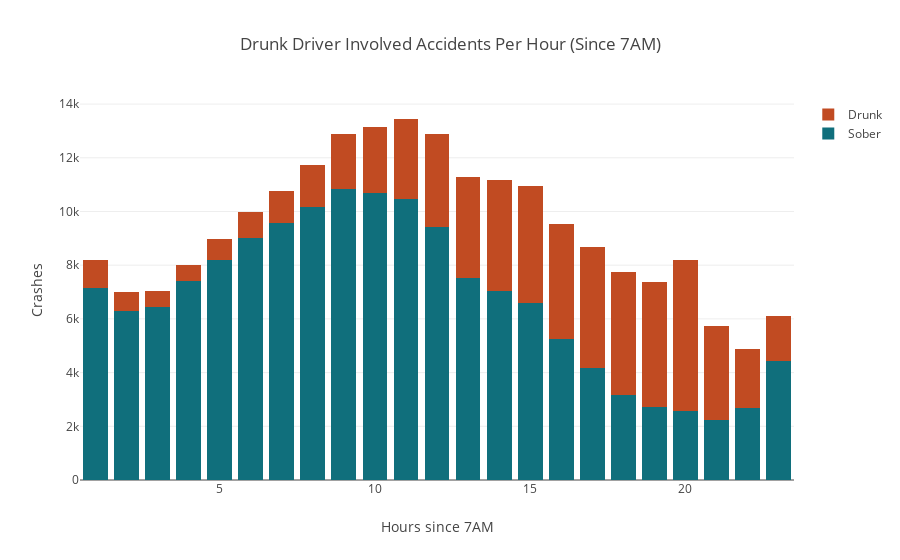

The notebook cell saved with this chart:
### Code cell
drunk_data = [dict(Counter([  int(n) for n in df[df.DRUNK_INV == True].corrected_HOUR if n >= 0  ])).get(x) for x in range(0,25)]
sober_data = [dict(Counter([  int(n) for n in df[df.DRUNK_INV == False].corrected_HOUR if n >= 0  ] )).get(x) for x in range(0,25)]

drunk = go.Bar(
    x=list(range(1,24)),
    y= drunk_data,
    name='Drunk',
    textposition = 'auto',
    marker=dict(color='#c14b22')
)

sober = go.Bar(
    x=list(range(1,24)),
    y= sober_data,
    name='Sober',
    marker=dict(color='#106f7c')
)

data = [sober, drunk]
layout = go.Layout(
    barmode='stack',
    title='Drunk Driver Involved Accidents Per Hour (Since 7AM)',
    yaxis=dict(title='Crashes'),
    xaxis=dict(title='Hours since 7AM')
)

fig = go.Figure(data=data, layout=layout)
iplot(fig, filename='stacked-bar')

### Figure 1 — Plotly figure (JSON) as saved in the notebook; plotly's stock layout.template omitted (floating-point values rounded to 4 significant figures)
{"data": [{"marker": {"color": "#106f7c"}, "name": "Sober", "type": "bar", "x": [1, 2, 3, 4, 5, 6, 7, 8, 9, 10, 11, 12, 13, 14, 15, 16, 17, 18, 19, 20, 21, 22, 23], "y": [7157, 6301, 6433, 7397, 8186, 9024, 9568, 10174, 10821, 10678, 10470, 9411, 7506, 7053, 6589, 5238, 4176, 3174, 2703, 2584, 2224, 2664, 4429, 6635, null]}, {"marker": {"color": "#c14b22"}, "name": "Drunk", "textposition": "auto", "type": "bar", "x": [1, 2, 3, 4, 5, 6, 7, 8, 9, 10, 11, 12, 13, 14, 15, 16, 17, 18, 19, 20, 21, 22, 23], "y": [1039, 701, 603, 628, 780, 950, 1197, 1548, 2061, 2479, 2974, 3464, 3780, 4113, 4348, 4307, 4497, 4569, 4677, 5610, 3528, 2229, 1669, 1474, null]}], "layout": {"barmode": "stack", "title": "Drunk Driver Involved Accidents Per Hour (Since 7AM)", "xaxis": {"title": "Hours since 7AM"}, "yaxis": {"title": "Crashes"}}}
